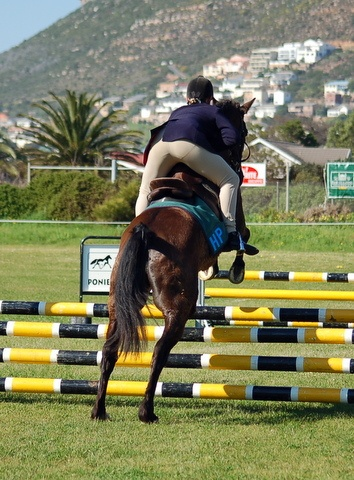
//> input picture LW02_ImageProcessing/Sample_calcHist/image0.jpg, 354 x 480 px
$ ./morphologyEx ../Sample_calcHist/image0.jpg   (built with g++ and OpenCV 4)
//> lines starting //> are read from the running program, lines starting //| are printed output that depends on the picture
#include <stdio.h>
#include <opencv2/opencv.hpp>

using namespace cv;

const char helper[] =
    "Sample_morphologyEx.exe  <img_file>\n\
    \t<img_file> - image file name\n";

int main(int argc, char* argv[])
{
    const char *initialWinName = "Initial Image",
               *morphologyOpenWinName = "MORPH_OPEN",
               *morphologyCloseWinName = "MORPH_CLOSE",
               *morphologyGradientWinName = "MORPH_GRADIENT",
               *morphologyTopHatWinName = "MORPH_TOPHAT",
               *morphologyBlackHatWinName = "MORPH_BLACKHAT";
    Mat img, morphologyOpenImg, morphologyCloseImg, morphologyGradientImg,
        morphologyTopHatImg, morphologyBlackHatImg, element;
    if (argc < 2)
    {
        printf("%s", helper);
        return 1;
    }

    // загрузка изображения
    img = imread(argv[1], 1);
//> img is the input picture: 480 rows x 354 cols, CV_8UC3; mean B, G, R 91.5, 125.8, 124.3

    // применение морфологических операций
    element = Mat();
    morphologyEx(img, morphologyOpenImg, MORPH_OPEN, element);
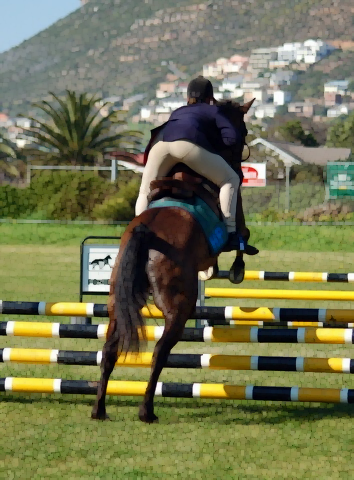
//> morphologyOpenImg: 480 rows x 354 cols, CV_8UC3; mean B, G, R 83.5, 118.2, 116.7
    morphologyEx(img, morphologyCloseImg, MORPH_CLOSE, element);
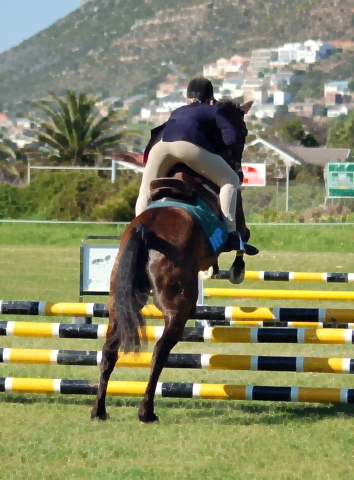
//> morphologyCloseImg: 480 rows x 354 cols, CV_8UC3; mean B, G, R 99.1, 133.4, 131.8
    morphologyEx(img, morphologyGradientImg, MORPH_GRADIENT, element);
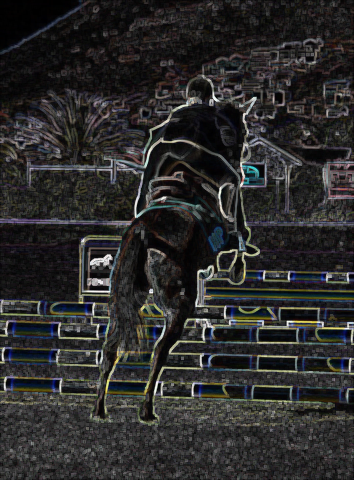
//> morphologyGradientImg: 480 rows x 354 cols, CV_8UC3; mean B, G, R 43.2, 43.7, 44.3
    morphologyEx(img, morphologyTopHatImg, MORPH_TOPHAT, element);
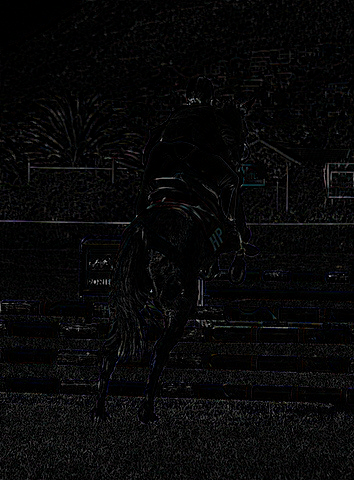
//> morphologyTopHatImg: 480 rows x 354 cols, CV_8UC3; mean B, G, R 8, 7.6, 7.6
    morphologyEx(img, morphologyBlackHatImg, MORPH_BLACKHAT, element);
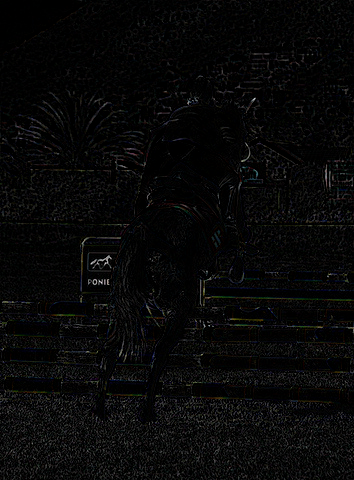
//> morphologyBlackHatImg: 480 rows x 354 cols, CV_8UC3; mean B, G, R 7.6, 7.6, 7.5

    // отображение исходного изображения и результата выполнения операций
    namedWindow(initialWinName, CV_WINDOW_AUTOSIZE);
    namedWindow(morphologyOpenWinName, CV_WINDOW_AUTOSIZE);
    namedWindow(morphologyCloseWinName, CV_WINDOW_AUTOSIZE);
    namedWindow(morphologyGradientWinName, CV_WINDOW_AUTOSIZE);
    namedWindow(morphologyTopHatWinName, CV_WINDOW_AUTOSIZE);
    namedWindow(morphologyBlackHatWinName, CV_WINDOW_AUTOSIZE);
    imshow(initialWinName, img);
    imshow(morphologyOpenWinName, morphologyOpenImg);
    imshow(morphologyCloseWinName, morphologyCloseImg);
    imshow(morphologyGradientWinName, morphologyGradientImg);
    imshow(morphologyTopHatWinName, morphologyTopHatImg);
    imshow(morphologyBlackHatWinName, morphologyBlackHatImg);
    waitKey();

    // закрытие окон
    destroyAllWindows();
    // осовобождение памяти
    img.release();
    morphologyOpenImg.release();
    morphologyCloseImg.release();
    morphologyGradientImg.release();
    morphologyTopHatImg.release();
    morphologyBlackHatImg.release();
    return 0;
}
